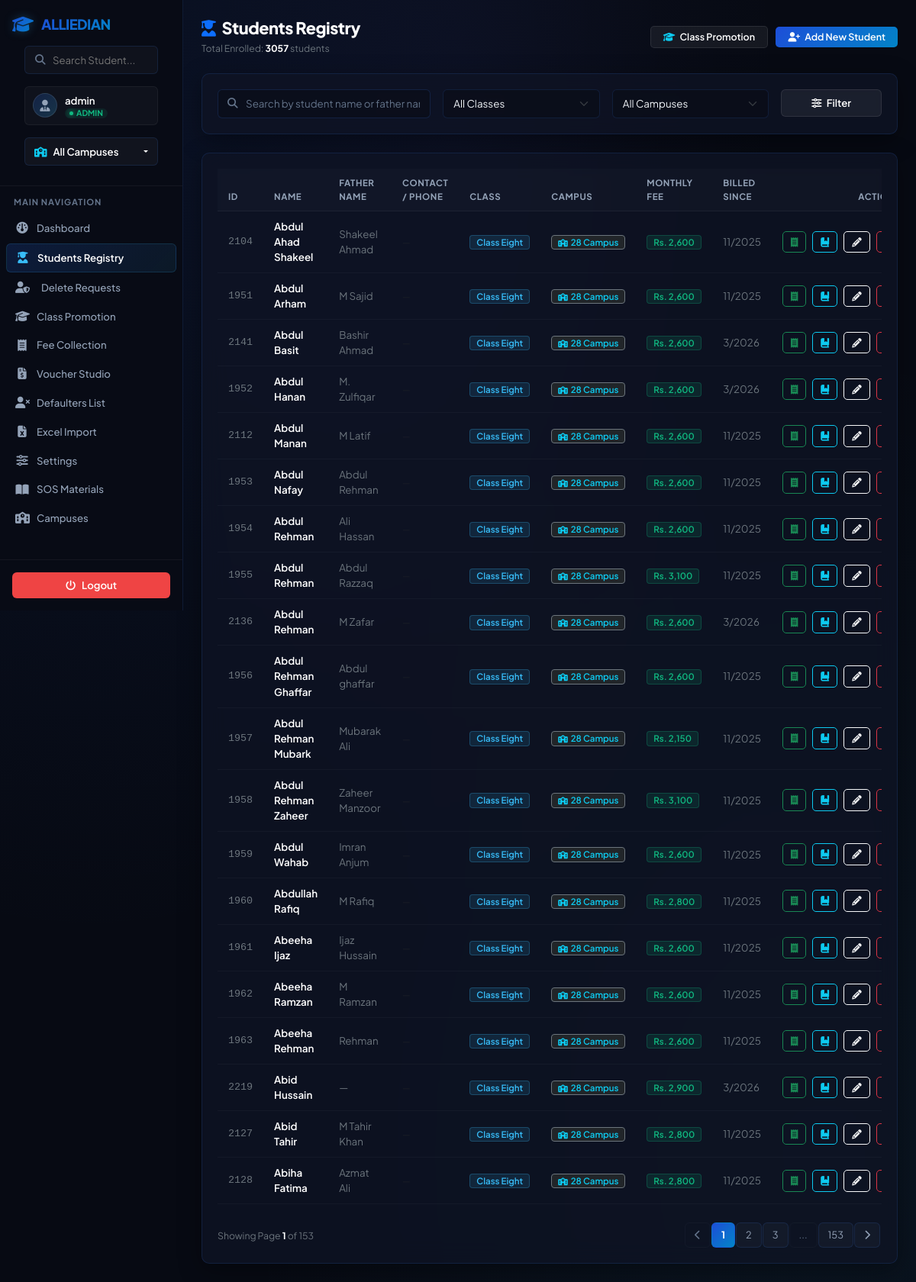
The page /students (signed in) on the database as committed earlier.
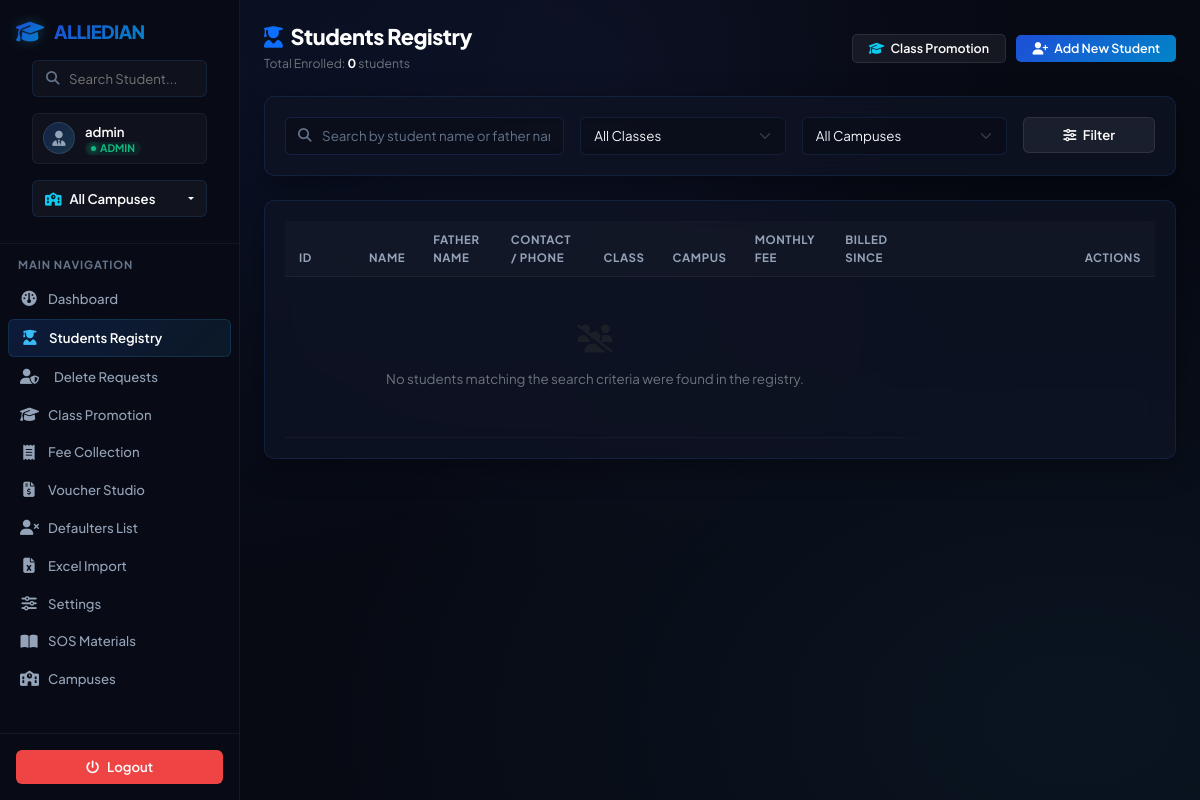
The same page on the database as committed later.
### tables this page shows
CREATE TABLE students (
            id INTEGER PRIMARY KEY AUTOINCREMENT,
            name TEXT NOT NULL,
            father_name TEXT,
            class TEXT NOT NULL,
            monthly_fee REAL NOT NULL,
            start_month INTEGER DEFAULT 3,
            start_year INTEGER DEFAULT 2026
        , campus_id INTEGER REFERENCES campuses(id), annual_charges REAL DEFAULT 0, phone_number TEXT, opening_arrears REAL DEFAULT 0);

CREATE TABLE campuses (
            id INTEGER PRIMARY KEY AUTOINCREMENT,
            name TEXT NOT NULL,
            code TEXT UNIQUE NOT NULL
        );

### app.py (the view)
@app.route('/students')
@login_required
def students_view():
    search = request.args.get('search', '').strip()
    class_filter = request.args.get('class_filter', '').strip()
    campus_filter = request.args.get('campus_filter', '', type=int)
    page = request.args.get('page', 1, type=int)
    per_page = 20
    offset = (page - 1) * per_page
    active_campus_id = get_active_campus_id()
    conn = get_db_connection()
    class_query = "SELECT DISTINCT class FROM students"
    class_params = []
    if active_campus_id:
        class_query += " WHERE campus_id = ?"
        class_params = [active_campus_id]
    class_query += " ORDER BY class"
    classes = conn.execute(class_query, class_params).fetchall()
    classes = [r['class'] for r in classes]
    query = '''
        SELECT s.*, c.name as campus_name
        FROM students s
        LEFT JOIN campuses c ON s.campus_id = c.id
        WHERE 1=1
    '''
    params = []
    if active_campus_id:
        query += " AND s.campus_id = ?"
        params.append(active_campus_id)
    elif campus_filter:
        query += " AND s.campus_id = ?"
        params.append(campus_filter)
    if search:
        query += " AND (s.name LIKE ? OR s.father_name LIKE ? OR s.phone_number LIKE ?)"
        params.extend([f"%{search}%", f"%{search}%", f"%{search}%"])
    if class_filter:
        query += " AND s.class = ?"
        params.append(class_filter)
    count_query = f"SELECT COUNT(*) FROM ({query})"
    total_students = conn.execute(count_query, params).fetchone()[0]
    query += " ORDER BY s.class, s.name LIMIT ? OFFSET ?"
    params.extend([per_page, offset])
    students = conn.execute(query, params).fetchall()
    pending_rows = conn.execute("SELECT student_id, id as request_id, reason, requested_at FROM student_delete_requests WHERE status = 'pending'").fetchall()
    pending_delete_map = {r['student_id']: dict(r) for r in pending_rows}
    conn.close()
    total_pages = (total_students + per_page - 1) // per_page
    return render_template('students.html',
                           students=students,
                           classes=classes,
                           page=page,
                           total_pages=total_pages,
                           search=search,
                           class_filter=class_filter,
                           campus_filter=campus_filter,
                           total_students=total_students,
                           pending_delete_map=pending_delete_map)

### templates/students.html (shortened to what this page needs)
{% extends 'base.html' %}
{% block content %}
<div class="row align-items-center mb-4">
    <div class="col-md-6">
        <h1 class="page-title mb-1"><i class="fa-solid fa-user-graduate text-primary me-2"></i>Students Registry</h1>
        <p class="text-secondary small mb-0">Total Enrolled: <strong class="text-white">{{ total_students }}</strong> students</p>
    </div>
    <div class="col-md-6 text-md-end mt-3 mt-md-0">
        <a href="{{ url_for('students_promotion') }}" class="btn btn-secondary btn-sm px-3 me-2">
            <i class="fa-solid fa-graduation-cap me-1 text-info"></i> Class Promotion
        </a>
        <a href="{{ url_for('student_add') }}" class="btn btn-primary btn-sm px-3">
            <i class="fa-solid fa-user-plus me-1"></i> Add New Student
        </a>
    </div>
</div>
<div class="glass-panel mb-4">
    <form action="{{ url_for('students_view') }}" method="GET" class="row g-3">
        <div class="col-md-4">
            <div class="search-wrapper">
                <i class="fa-solid fa-magnifying-glass"></i>
                <input type="text" class="form-control" name="search" placeholder="Search by student name or father name..." value="{{ search }}">
            </div>
        </div>
        <div class="col-md-3">
            <select class="form-select" name="class_filter">
                <option value="">All Classes</option>
            </select>
        </div>
        {% if session.role == 'admin' %}
        <div class="col-md-3">
            <select class="form-select" name="campus_filter">
                <option value="">All Campuses</option>
            </select>
        </div>
        <div class="col-md-2">
        {% else %}
        <div class="col-md-5 text-end">
        {% endif %}
            <button type="submit" class="btn btn-secondary w-100">
                <i class="fa-solid fa-sliders me-1"></i> Filter
            </button>
        </div>
    </form>
</div>
<div class="glass-panel">
    <div class="table-responsive">
        <table class="table table-custom">
            <thead>
                <tr>
                    <th style="width: 70px;">ID</th>
                    <th>Name</th>
                    <th>Father Name</th>
                    <th>Contact / Phone</th>
                    <th>Class</th>
                    {% if session.role == 'admin' and not active_campus_id %}
                    <th>Campus</th>
                    {% endif %}
                    <th>Monthly Fee</th>
                    <th>Billed Since</th>
                    <th style="width: 250px;" class="text-end">Actions</th>
                </tr>
            </thead>
            <tbody>
                {% if students %}
                    {% for student in students %}
                    {% set is_pending = (student.id in pending_delete_map) %}
                    <tr class="{% if is_pending %}table-row-pending{% endif %}">
                        <td class="text-secondary font-monospace">{{ student.id }}</td>
                        <td>
                            <div class="d-flex align-items-center flex-wrap gap-1">
                                <span class="fw-semibold text-white">{{ student.name }}</span>
                            </div>
                        </td>
                        <td class="text-secondary">{{ student.father_name or '—' }}</td>
                        <td>
                            {% if student.phone_number %}
                            <a href="tel:{{ student.phone_number }}" class="text-info text-decoration-none small d-inline-flex align-items-center gap-1 font-monospace" title="Call / WhatsApp">
                                <i class="fa-solid fa-phone text-success" style="font-size: 10px;"></i>{{ student.phone_number }}
                            </a>
                            {% else %}
                            <span class="text-muted small">—</span>
                            {% endif %}
                        </td>
                        <td><span class="badge badge-class">Class {{ student.class }}</span></td>
                        {% if session.role == 'admin' and not active_campus_id %}
                        <td>
                            <span class="badge bg-dark border border-secondary text-info">
                                <i class="fa-solid fa-school me-1" style="font-size: 10px;"></i>{{ student.campus_name }}
                            </span>
                        </td>
                        {% endif %}
                        <td><span class="badge badge-amount">Rs. {{ "{:,.0f}".format(student.monthly_fee) }}</span></td>
                        <td class="text-secondary small">{{ student.start_month }}/{{ student.start_year }}</td>
                        <td class="text-end">
                            <div class="d-inline-flex gap-2">
                                <a href="{{ url_for('fee_entry', student_id=student.id) }}" class="btn btn-outline-success btn-sm px-2.5" title="Collect Fee">
                                    <i class="fa-solid fa-receipt"></i>
                                </a>
                                <a href="{{ url_for('fee_history', student_id=student.id) }}" class="btn btn-outline-info btn-sm px-2.5" title="Student Fee Ledger & Account Statement">
                                    <i class="fa-solid fa-book-bookmark"></i>
                                </a>
                                <a href="{{ url_for('student_edit', id=student.id) }}" class="btn btn-outline-light btn-sm px-2.5" title="Edit Student">
                                    <i class="fa-solid fa-pencil"></i>
                                </a>
                                {% if is_pending %}
                                    {% if session.role == 'admin' %}
                                    <a href="{{ url_for('delete_requests_view') }}" class="btn btn-warning btn-sm px-2.5" title="Review Delete Request">
                                        <i class="fa-solid fa-shield-halved"></i>
                                    </a>
                                    {% else %}
                                    <button type="button" class="btn btn-outline-secondary btn-sm px-2.5 opacity-50" disabled title="Deletion request pending Admin approval">
                                        <i class="fa-solid fa-hourglass-half"></i>
                                    </button>
                                    {% endif %}
                                {% else %}
                                    {% if session.role == 'admin' %}
                                    <form action="{{ url_for('student_delete', id=student.id) }}" method="POST" onsubmit="return confirm('ADMIN DIRECT DELETE: Permanently delete student {{ student.name }} and all associated payment history?');" class="d-inline">
                                        <button type="submit" class="btn btn-outline-danger btn-sm px-2.5" title="Delete Student">
                                        </button>
                                    </form>
                                    {% endif %}
                                {% endif %}
                            </div>
                        </td>
                    </tr>
                    {% endfor %}
                {% else %}
                    <tr>
                        <td colspan="{% if session.role == 'admin' and not active_campus_id %}8{% else %}7{% endif %}" class="text-center text-secondary py-5">
                            <i class="fa-solid fa-users-slash d-block fs-3 mb-3 text-muted"></i>
                            No students matching the search criteria were found in the registry.
                        </td>
                    </tr>
                {% endif %}
            </tbody>
        </table>
    </div>
    {% if total_pages > 1 %}
    <nav class="d-flex justify-content-between align-items-center mt-4">
        <div class="text-secondary small">
            Showing Page <strong class="text-white">{{ page }}</strong> of {{ total_pages }}
        </div>
        <ul class="pagination pagination-custom mb-0">
            <li class="page-item {% if page == 1 %}disabled{% endif %}">
                <a class="page-link" href="{{ url_for('students_view', page=page-1, search=search, class_filter=class_filter, campus_filter=campus_filter) }}">
                    <i class="fa-solid fa-chevron-left"></i>
                </a>
            </li>
            {% set start_page = page - 2 if page - 2 > 0 else 1 %}
            {% set end_page = page + 2 if page + 2 <= total_pages else total_pages %}
            {% for p in range(start_page, end_page + 1) %}
                <li class="page-item {% if p == page %}active{% endif %}">
                    <a class="page-link" href="{{ url_for('students_view', page=p, search=search, class_filter=class_filter, campus_filter=campus_filter) }}">{{ p }}</a>
                </li>
            {% endfor %}
            {% if end_page < total_pages %}
                {% if end_page < total_pages - 1 %}
                    <li class="page-item disabled"><span class="page-link">...</span></li>
                {% endif %}
                <li class="page-item">
                    <a class="page-link" href="{{ url_for('students_view', page=total_pages, search=search, class_filter=class_filter, campus_filter=campus_filter) }}">{{ total_pages }}</a>
                </li>
            {% endif %}
            <li class="page-item {% if page == total_pages %}disabled{% endif %}">
                <a class="page-link" href="{{ url_for('students_view', page=page+1, search=search, class_filter=class_filter, campus_filter=campus_filter) }}">
                    <i class="fa-solid fa-chevron-right"></i>
                </a>
            </li>
        </ul>
    </nav>
    {% endif %}
</div>
{% endblock %}

Rows that differ between the two databases and show on the page:
removed students: id "2104", name "Abdul Ahad Shakeel", father_name "Shakeel Ahmad", class "Eight", campus_name "28 Campus", monthly_fee "2,600", start_month "11", start_year "2025"
removed students: id "1951", name "Abdul Arham", father_name "M Sajid", class "Eight", campus_name "28 Campus", monthly_fee "2,600", start_month "11", start_year "2025"
removed students: id "2141", name "Abdul Basit", father_name "Bashir Ahmad", class "Eight", campus_name "28 Campus", monthly_fee "2,600", start_month "3", start_year "2026"
removed students: id "1952", name "Abdul Hanan", father_name "M. Zulfiqar", class "Eight", campus_name "28 Campus", monthly_fee "2,600", start_month "3", start_year "2026"
removed students: id "2112", name "Abdul Manan", father_name "M Latif", class "Eight", campus_name "28 Campus", monthly_fee "2,600", start_month "11", start_year "2025"
removed students: id "1953", name "Abdul Nafay", father_name "Abdul Rehman", class "Eight", campus_name "28 Campus", monthly_fee "2,600", start_month "11", start_year "2025"
removed students: id "1954", name "Abdul Rehman", father_name "Ali Hassan", class "Eight", campus_name "28 Campus", monthly_fee "2,600", start_month "11", start_year "2025"
removed students: id "1955", name "Abdul Rehman", father_name "Abdul Razzaq", class "Eight", campus_name "28 Campus", monthly_fee "3,100", start_month "11", start_year "2025"
removed students: id "2136", name "Abdul Rehman", father_name "M Zafar", class "Eight", campus_name "28 Campus", monthly_fee "2,600", start_month "3", start_year "2026"
removed students: id "1956", name "Abdul Rehman Ghaffar", father_name "Abdul ghaffar", class "Eight", campus_name "28 Campus", monthly_fee "2,600", start_month "11", start_year "2025"
removed students: id "1957", name "Abdul Rehman Mubark", father_name "Mubarak Ali", class "Eight", campus_name "28 Campus", monthly_fee "2,150", start_month "11", start_year "2025"
removed students: id "1958", name "Abdul Rehman Zaheer", father_name "Zaheer Manzoor", class "Eight", campus_name "28 Campus", monthly_fee "3,100", start_month "11", start_year "2025"
removed students: id "1959", name "Abdul Wahab", father_name "Imran Anjum", class "Eight", campus_name "28 Campus", monthly_fee "2,600", start_month "11", start_year "2025"
removed students: id "1960", name "Abdullah Rafiq", father_name "M Rafiq", class "Eight", campus_name "28 Campus", monthly_fee "2,800", start_month "11", start_year "2025"
removed students: id "1961", name "Abeeha Ijaz", father_name "Ijaz Hussain", class "Eight", campus_name "28 Campus", monthly_fee "2,600", start_month "11", start_year "2025"
removed students: id "1962", name "Abeeha Ramzan", father_name "M Ramzan", class "Eight", campus_name "28 Campus", monthly_fee "2,600", start_month "11", start_year "2025"
removed students: id "1963", name "Abeeha Rehman", father_name "Rehman", class "Eight", campus_name "28 Campus", monthly_fee "2,600", start_month "11", start_year "2025"
removed students: id "2219", name "Abid Hussain", father_name "—", class "Eight", campus_name "28 Campus", monthly_fee "2,900", start_month "3", start_year "2026"
removed students: id "2127", name "Abid Tahir", father_name "M Tahir Khan", class "Eight", campus_name "28 Campus", monthly_fee "2,800", start_month "11", start_year "2025"
removed students: id "2128", name "Abiha Fatima", father_name "Azmat Ali", class "Eight", campus_name "28 Campus", monthly_fee "2,800", start_month "11", start_year "2025"
Other text that changed with them:
{{ total_students }}: "3057" → "0"
{{ page }}: "1" → (not shown)
{{ total_pages }}: "153" → (not shown)
text no longer shown: "Showing Page of ..."
text now shown: "No students matching the search criteria were found in the registry."
list line gone: "1"
list line gone: "2"
list line gone: "3"
